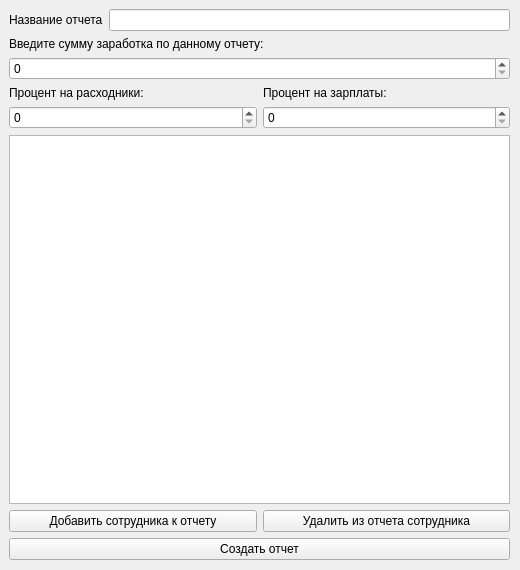
<?xml version="1.0" encoding="UTF-8"?>
<ui version="4.0">
 <class>Form</class>
 <widget class="QWidget" name="Form">
  <property name="geometry">
   <rect>
    <x>0</x>
    <y>0</y>
    <width>520</width>
    <height>570</height>
   </rect>
  </property>
  <property name="minimumSize">
   <size>
    <width>520</width>
    <height>570</height>
   </size>
  </property>
  <property name="maximumSize">
   <size>
    <width>520</width>
    <height>570</height>
   </size>
  </property>
  <property name="windowTitle">
   <string>Form</string>
  </property>
  <widget class="QWidget" name="verticalLayoutWidget">
   <property name="geometry">
    <rect>
     <x>9</x>
     <y>9</y>
     <width>501</width>
     <height>551</height>
    </rect>
   </property>
   <layout class="QVBoxLayout" name="verticalLayout">
    <item>
     <layout class="QHBoxLayout" name="reportNameLayout">
      <item>
       <widget class="QLabel" name="reportLabel">
        <property name="text">
         <string>Название отчета</string>
        </property>
       </widget>
      </item>
      <item>
       <widget class="QLineEdit" name="reportEdit"/>
      </item>
     </layout>
    </item>
    <item>
     <widget class="QLabel" name="totalEarnLabel">
      <property name="text">
       <string>Введите сумму заработка по данному отчету:</string>
      </property>
     </widget>
    </item>
    <item>
     <widget class="QSpinBox" name="totalEarnSpin">
      <property name="maximum">
       <number>10000000</number>
      </property>
      <property name="singleStep">
       <number>1000</number>
      </property>
     </widget>
    </item>
    <item>
     <layout class="QHBoxLayout" name="horizontalLayout_3">
      <item>
       <layout class="QVBoxLayout" name="percConsumableLayout">
        <item>
         <widget class="QLabel" name="percConsLabel">
          <property name="text">
           <string>Процент на расходники:</string>
          </property>
         </widget>
        </item>
        <item>
         <widget class="QSpinBox" name="percConsumSpin">
          <property name="maximum">
           <number>100</number>
          </property>
         </widget>
        </item>
       </layout>
      </item>
      <item>
       <layout class="QVBoxLayout" name="verticalLayout_2">
        <item>
         <widget class="QLabel" name="percPayLabel">
          <property name="text">
           <string>Процент на зарплаты:</string>
          </property>
         </widget>
        </item>
        <item>
         <widget class="QSpinBox" name="percPaySpin">
          <property name="maximum">
           <number>100</number>
          </property>
         </widget>
        </item>
       </layout>
      </item>
     </layout>
    </item>
    <item>
     <widget class="QTableView" name="tableView">
      <property name="selectionMode">
       <enum>QAbstractItemView::SingleSelection</enum>
      </property>
      <property name="selectionBehavior">
       <enum>QAbstractItemView::SelectRows</enum>
      </property>
     </widget>
    </item>
    <item>
     <layout class="QHBoxLayout" name="buttonsLayout">
      <item>
       <widget class="QPushButton" name="addEmplButton">
        <property name="text">
         <string>Добавить сотрудника к отчету</string>
        </property>
       </widget>
      </item>
      <item>
       <widget class="QPushButton" name="delEmplButton">
        <property name="text">
         <string>Удалить из отчета сотрудника</string>
        </property>
       </widget>
      </item>
     </layout>
    </item>
    <item>
     <widget class="QPushButton" name="createReportButton">
      <property name="text">
       <string>Создать отчет</string>
      </property>
     </widget>
    </item>
   </layout>
  </widget>
 </widget>
 <resources/>
 <connections>
  <connection>
   <sender>delEmplButton</sender>
   <signal>clicked()</signal>
   <receiver>Form</receiver>
   <slot>deleteEmployee()</slot>
   <hints>
    <hint type="sourcelabel">
     <x>492</x>
     <y>506</y>
    </hint>
    <hint type="destinationlabel">
     <x>515</x>
     <y>481</y>
    </hint>
   </hints>
  </connection>
  <connection>
   <sender>addEmplButton</sender>
   <signal>clicked()</signal>
   <receiver>Form</receiver>
   <slot>addEmployee()</slot>
   <hints>
    <hint type="sourcelabel">
     <x>75</x>
     <y>505</y>
    </hint>
    <hint type="destinationlabel">
     <x>1</x>
     <y>470</y>
    </hint>
   </hints>
  </connection>
  <connection>
   <sender>createReportButton</sender>
   <signal>clicked()</signal>
   <receiver>Form</receiver>
   <slot>createReport()</slot>
   <hints>
    <hint type="sourcelabel">
     <x>325</x>
     <y>548</y>
    </hint>
    <hint type="destinationlabel">
     <x>272</x>
     <y>563</y>
    </hint>
   </hints>
  </connection>
 </connections>
 <slots>
  <slot>deleteEmployee()</slot>
  <slot>addEmployee()</slot>
  <slot>createReport()</slot>
 </slots>
</ui>
